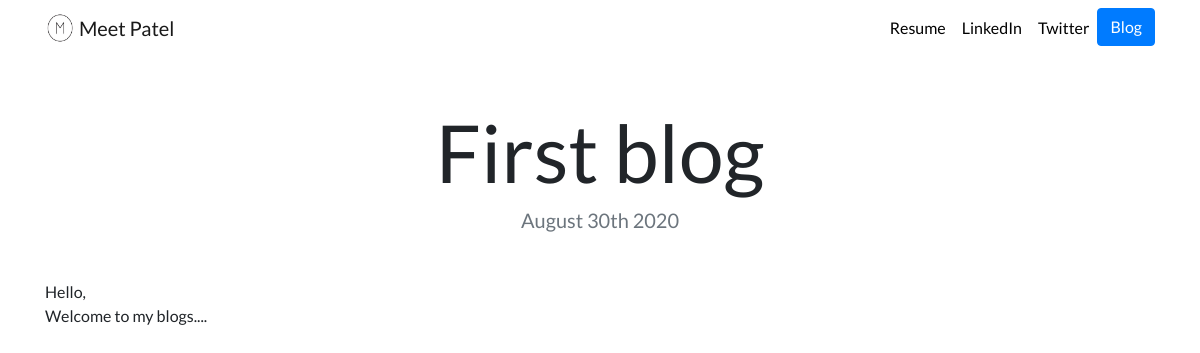
Page /blog/1/ on the committed database.
### blog/models.py (models this page shows, shortened)
class Blog(models.Model):
    title = models.CharField(max_length=100)
    date = models.DateField()
    description = models.TextField()

### blog/views.py (the view)
# urls.py: path('<int:blog_id>/',views.detail,name='detail'),
def detail(request,blog_id):
    blog=get_object_or_404(Blog,pk=blog_id)
    return render(request,'blog/detail.html',{'blog':blog})

### blog/templates/blog/detail.html
{% extends "portfolio/base.html" %}
{% load static %}
{% block content %}
<h1 class="text-center mt-5" id="blogdetailtitle">{{ blog.title }}</h1>
<h5 class="text-center text-muted mb-5">{{ blog.date|date:'F jS Y' }}</h5>
{{ blog.description|safe }}
{% endblock %}

### portfolio/static/portfolio/custom.css (style rules this page uses)
body { font-family: 'Lato', sans-serif; }
@media (min-width: 992px) { #blogdetailtitle { font-size: 5rem; } }

### rows in the picture
Blog: title "First blog", date "August 30th 2020", description "Hello, Welcome to my blogs...."
